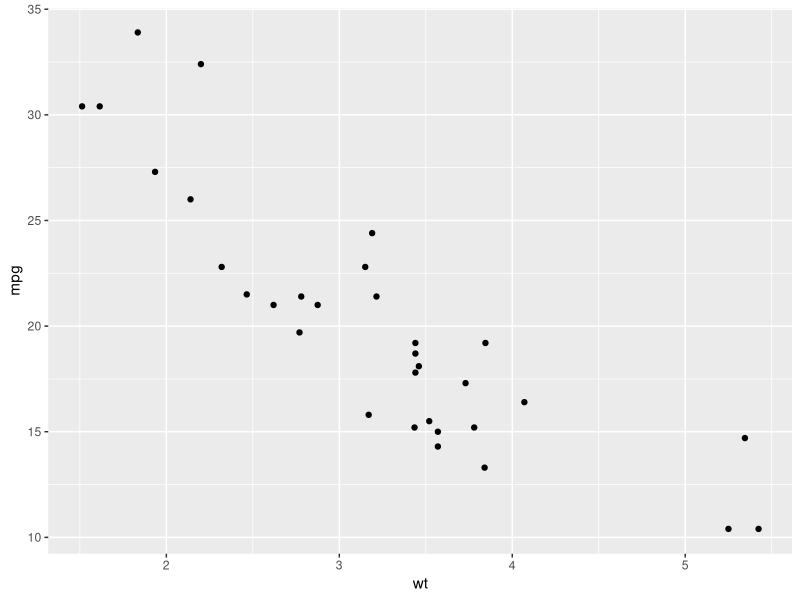
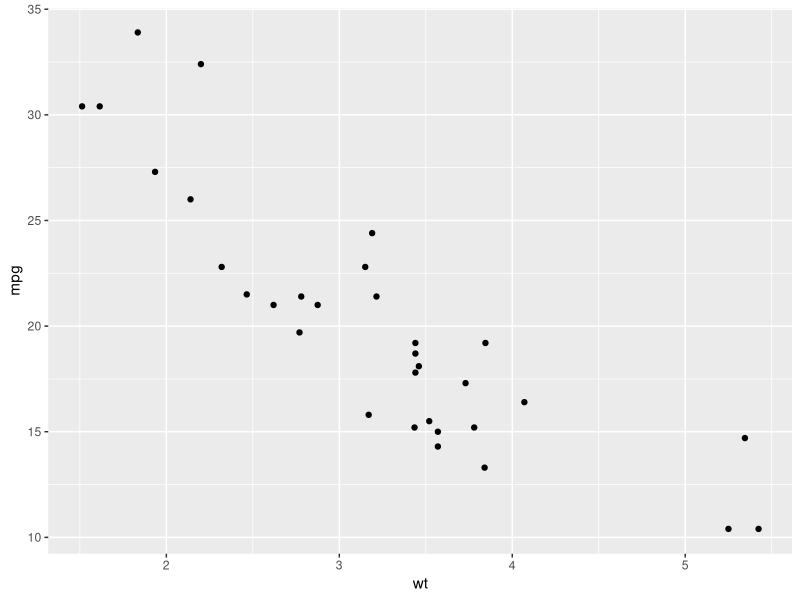
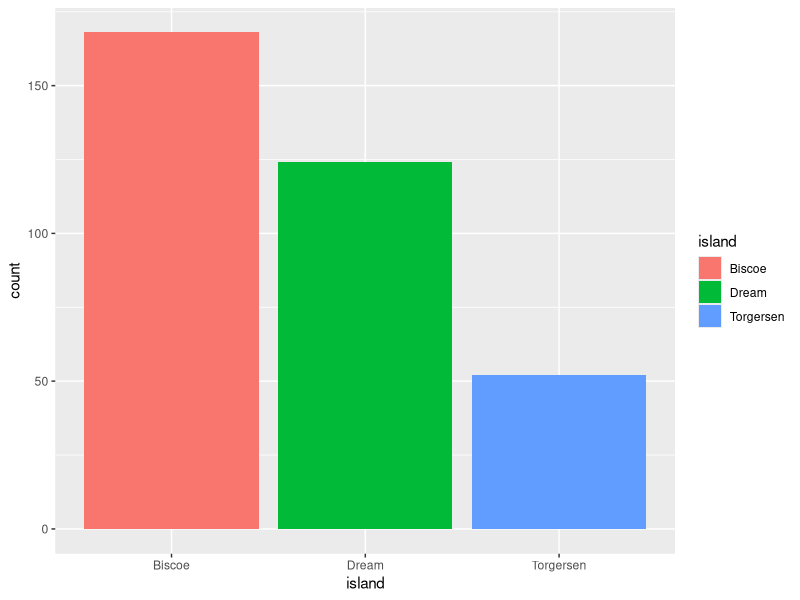
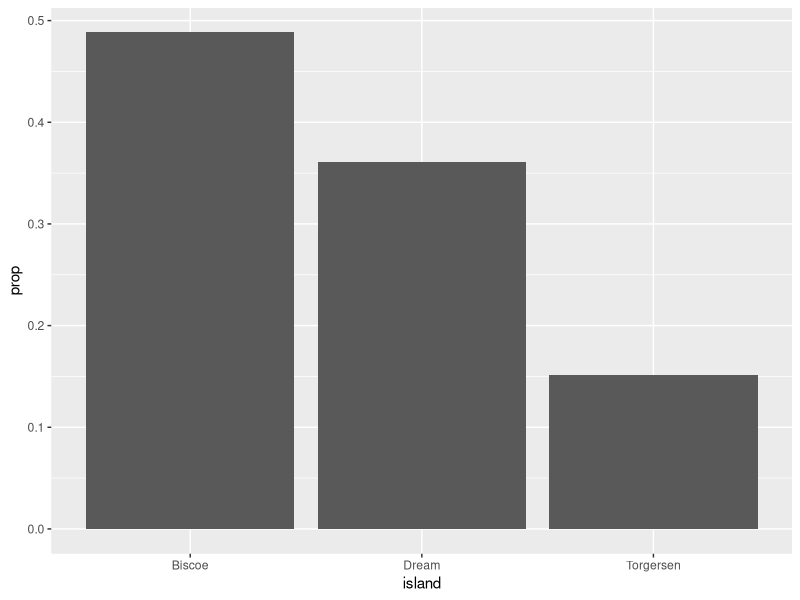
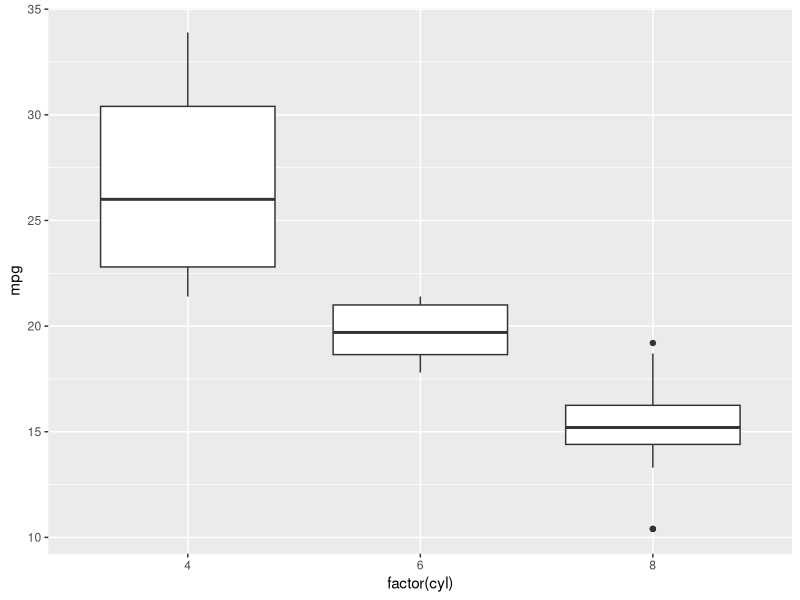
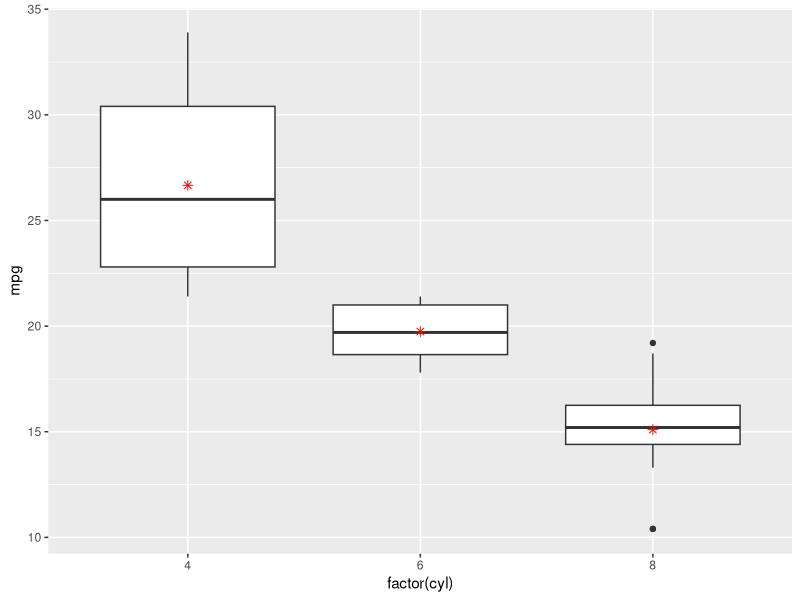
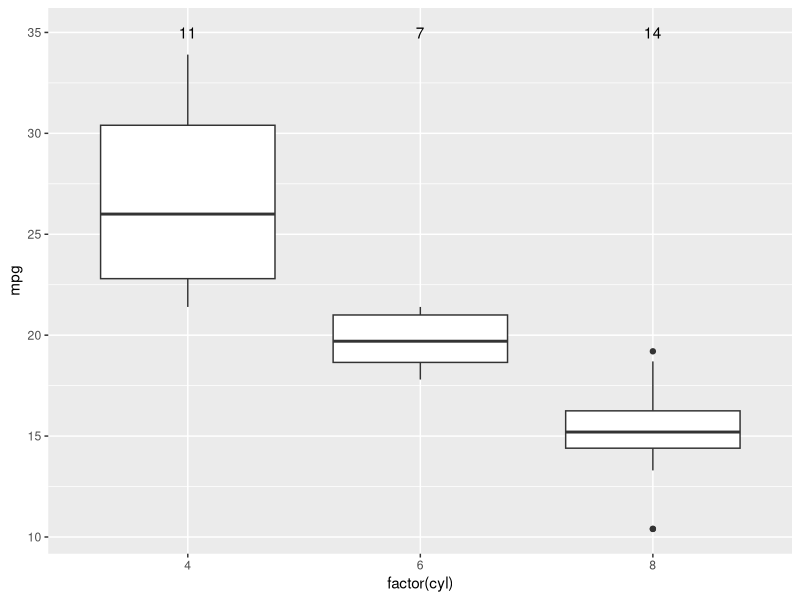
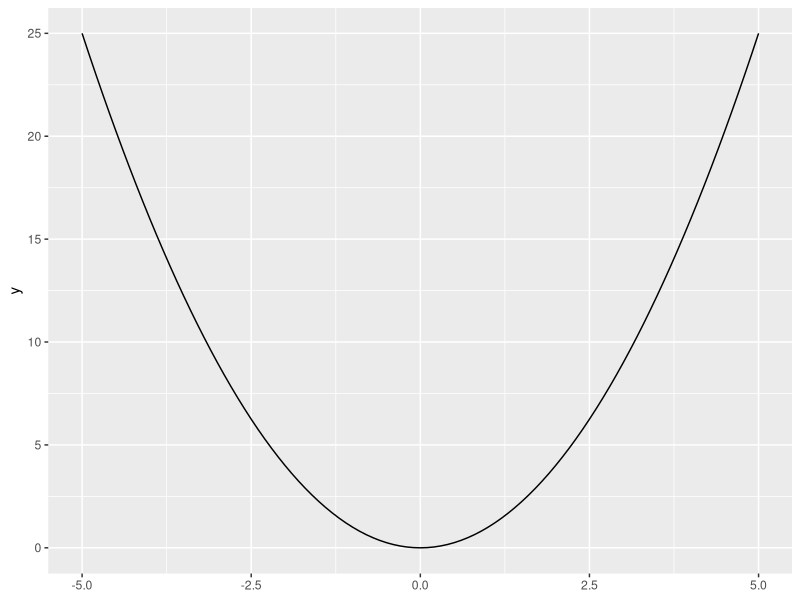

Write the R code that produced these figures, in order.
## ---- chunk 1
#| message: false
library(ggplot2)
library(tidyverse)
## ---- chunk 2
ggplot(mtcars) +
    geom_point(aes(wt, mpg))
## ---- chunk 3
ggplot(mtcars) +
    stat_identity(aes(wt, mpg))
## ---- chunk 4
penguins |>
    ggplot(aes(x = island)) +
    geom_bar(aes(fill = island))
## ---- chunk 5
penguins |>
    group_by(island) |>
    count(name = "count")
## ---- chunk 6
penguins |>
    ggplot(aes(x = island)) +
    geom_bar(aes(y = after_stat(prop), group = 1))
## ---- chunk 7
penguins |>
    group_by(island) |>
    summarize(
        count = n(),
        prop = count / nrow(penguins)
    )
## ---- chunk 8
ggplot(mtcars, aes(x = factor(cyl), y = mpg)) +
    geom_boxplot()
## ---- chunk 9
ggplot(mtcars, aes(x = factor(cyl), y = mpg)) +
    geom_boxplot() +
    stat_summary(fun = "mean", geom = "point", shape = 8, color = "red", size = 2)
## ---- chunk 10
df <- mtcars |>
    group_by(cyl) |>
    mutate(cyl_count = n()) |>
    ungroup()
df
## ---- chunk 11
df |>
    ggplot(aes(factor(cyl), y = mpg, label = cyl_count)) +
    geom_boxplot() +
    stat_summary(aes(y = 35), geom = "text")
## ---- chunk 12
ggplot() +
    stat_function(fun = \(x) x^2, xlim = c(-5, 5))
## ---- chunk 13
# 표준 정규 분포
ggplot() +
    stat_function(fun = dnorm, xlim = c(-5, 5))
## ---- chunk 14
# 곡선 아래 면적으로 채움
ggplot() +
    stat_function(fun = dnorm, geom = "polygon", xlim = c(-5, 5), fill = "steelblue")
## ---- chunk 15
df <- mtcars |>
    group_by(cyl) |>
    summarise(
        mean_mpg = mean(mpg, na.rm = TRUE),
        se_mpg = sd(mpg, na.rm = TRUE) / sqrt(n())
    )
df
## ---- chunk 16
ggplot(df, aes(factor(cyl), mean_mpg)) +
    geom_bar(stat = "identity", fill = "steelblue") +
    geom_errorbar(
        aes(ymin = mean_mpg - se_mpg, ymax = mean_mpg + se_mpg),
        width = 0.5,
        color = "darkgreen"
    ) +
    labs(x = "Cylinders", y = "Miles per Gallon")
## ---- chunk 17
ggplot(df, aes(factor(cyl), mean_mpg)) +
    geom_bar(stat = "identity", fill = "steelblue") +
    geom_linerange(
        aes(ymin = mean_mpg - se_mpg, ymax = mean_mpg + se_mpg),
        color = "darkgreen"
    ) +
    labs(x = "Cylinders", y = "Miles per Gallon")
## ---- chunk 18
ggplot(mtcars, aes(wt, mpg)) +
    geom_point() +
    geom_smooth(method = "lm")
